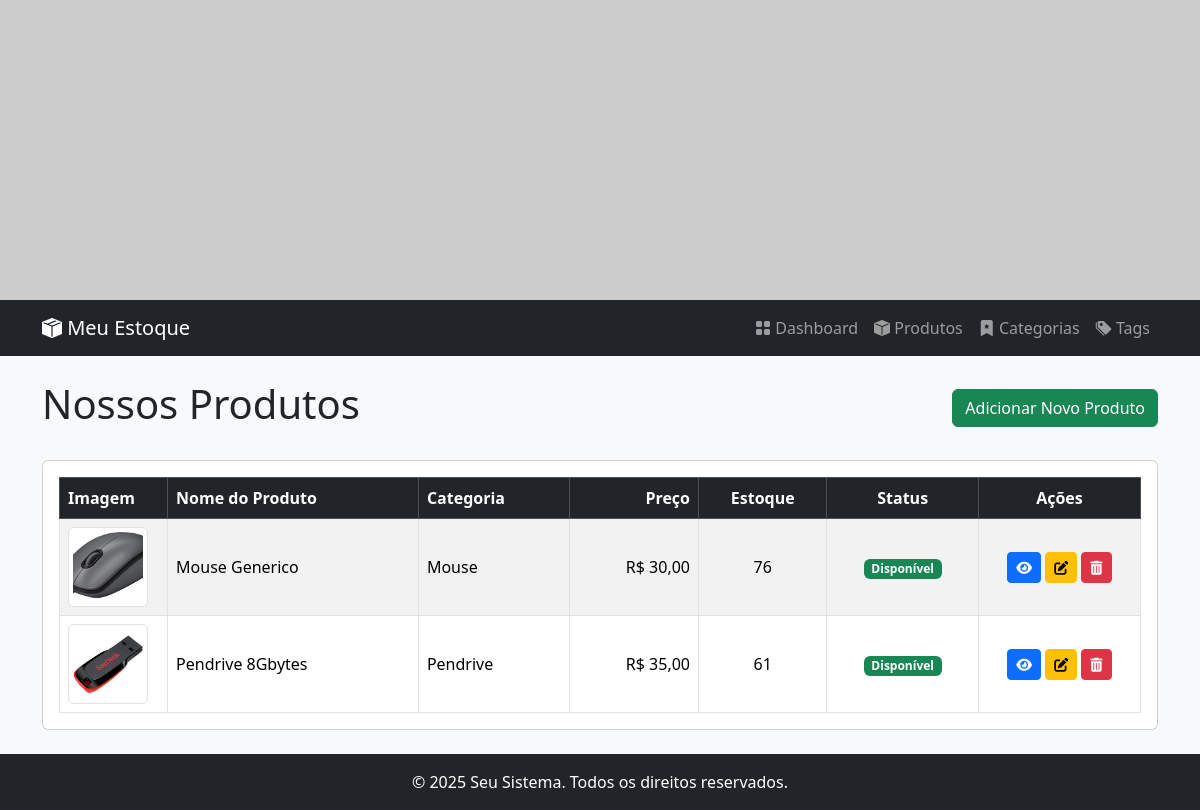
The page /estoque/produtos/listar/ on the database as committed earlier.
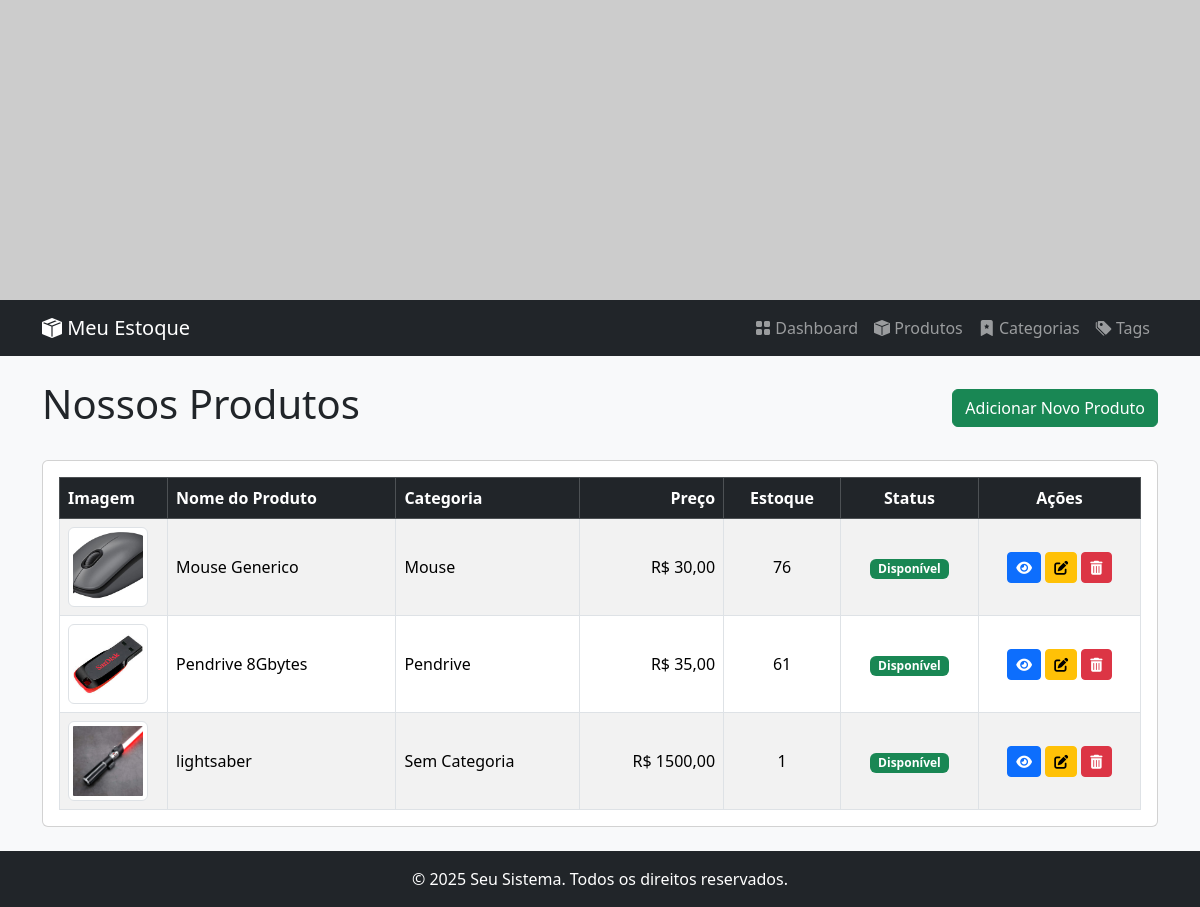
The same page on the database as committed later.
### estoque/models.py (models this page shows, shortened)
class Produto(models.Model):
    nome = models.CharField(
        max_length=100,
        verbose_name="Nome do produto",
        help_text="Nome do produto"
        )
    descricao = models.TextField(
        verbose_name="Descrição",
        help_text="Descrição detalhada do produto",
        default="N/A"
        )
    preco = models.DecimalField(
        max_digits=10,
        decimal_places=2,
        verbose_name="Preço",
        help_text="Preço de venda do produto",
        default=0.0
    )
    estoque = models.PositiveIntegerField(
        default=0,
        verbose_name="Qt de produtos",
        help_text="Quantidade do produto em estoque"
    )
    disponivel = models.BooleanField(
        default=True,
        verbose_name="Produto Disponivel",
        help_text="Indica se o produto está disponível para venda"
    )
    imagem = models.ImageField(
        upload_to='produtos/',
        blank=True,
        null=True,
        help_text="Imagem de exibição do produto"
    )
    data_criacao = models.DateTimeField(
        verbose_name="Data de criação",
        auto_now_add=True
    )
    data_atualizacao = models.DateTimeField(
        verbose_name="Data de atualização",
        auto_now=True
    )
    categoria = models.ForeignKey(
        Categoria,
        on_delete=models.SET_NULL,
        null=True,  # <-- Permite que o valor no banco de dados seja NULO
        blank=True, # <-- Permite que o campo no admin/formulários fique em branco
        related_name="produtos"
    )
    tag = models.ManyToManyField (
        Protuto_Tag,
        related_name="produto_tags"
    )
    class Meta:
        verbose_name = "Produto"
        verbose_name_plural = "Produtos"
        ordering = ['nome']

class Categoria(models.Model):
    identificacao = models.CharField(max_length=100,
        verbose_name="Identificacao",
        help_text="Informe a identificação da categoria",
        unique=True,
    )
    descricao = models.TextField (
        verbose_name="Descrição",
        help_text="Informe a descrição da categoria",
        default="N/A",
    )
    class Meta:
        verbose_name = "Categoria"
        verbose_name_plural = "Categorias"
    data_criacao = models.DateTimeField(
        verbose_name="Data de criação",
        auto_now_add=True
    )

### estoque/views.py (the view)
# urls.py: path('produtos/listar/', views.ProdutoTabelaListView.as_view(), name='produto_tabela_list'),
class ProdutoTabelaListView(ListView):
    model = Produto
    template_name = 'estoque/produto_tabela_list.html'
    context_object_name = 'produtos'  # Nome da variável a ser usada no template
    ordering = ['nome']  # Opcional: ordena os produtos por nome
    paginate_by = 10 # Opcional: Adiciona paginação

### estoque/templates/estoque/produto_tabela_list.html (shortened to what this page needs)
{% extends 'estoque/base.html' %}
{% block content %}
<div class="d-flex justify-content-between align-items-center mb-4">
    <h1>Nossos Produtos</h1>
    <a href="{% url 'estoque:produto_create' %}" class="btn btn-success">Adicionar Novo Produto</a>
</div>
<div class="card">
    <div class="card-body">
        <div class="table-responsive">
            <table class="table table-striped table-hover table-bordered mb-0">
                <thead class="table-dark">
                    <tr>
                        <th scope="col" style="width: 10%;">Imagem</th>
                        <th scope="col">Nome do Produto</th>
                        <th scope="col">Categoria</th>
                        <th scope="col" class="text-end">Preço</th>
                        <th scope="col" class="text-center">Estoque</th>
                        <th scope="col" class="text-center">Status</th>
                        <th scope="col" class="text-center" style="width: 15%;">Ações</th>
                    </tr>
                </thead>
                <tbody>
                    {% for produto in page_obj %}
                    <tr class="align-middle">
                        <td>
                            {% if produto.imagem %}
                            <img src="{{ produto.imagem.url }}" alt="{{ produto.nome }}" class="img-thumbnail" style="width: 80px; height: 80px; object-fit: cover;">
                            {% else %}
                            <img src="https://via.placeholder.com/80x80.png?text=N/A" class="img-thumbnail" alt="Sem Imagem">
                            {% endif %}
                        </td>
                        <td>{{ produto.nome }}</td>
                        <td>{{ produto.categoria.identificacao|default:"Sem Categoria" }}</td>
                        <td class="text-end">R$ {{ produto.preco|floatformat:2 }}</td>
                        <td class="text-center">{{ produto.estoque }}</td>
                        <td class="text-center">
                            {% if produto.disponivel %}
                                <span class="badge bg-success">Disponível</span>
                            {% else %}
                                <span class="badge bg-danger">Indisponível</span>
                            {% endif %}
                        </td>
                        <td class="text-center">
                            <a href="{% url 'estoque:produto_detail' produto.pk %}"
                            class="btn btn-primary btn-sm" title="Detalhes">
                                <i class="fas fa-eye"></i> </a>
                            <a href="{% url 'estoque:produto_update' produto.pk %}"
                            class="btn btn-warning btn-sm" title="Editar">
                                <i class="fas fa-edit"></i>
                            </a>
                            <a href="{% url 'estoque:produto_delete' produto.pk %}"
                            class="btn btn-danger btn-sm" title="Deletar">
                                <i class="fas fa-trash-alt"></i>
                            </a>
                        </td>
                    </tr>
                    {% empty %}
                    <tr>
                        <td colspan="7" class="text-center">Nenhum produto cadastrado ainda.</td>
                    </tr>
                    {% endfor %}
                </tbody>
            </table>
        </div>
    </div>
</div>
{% endblock %}

### estoque/templates/estoque/base.html (shortened to what this page needs)
<!DOCTYPE html>
<html lang="pt-br">
<head>
    <link href="https://cdn.jsdelivr.net/npm/bootstrap@5.3.3/dist/css/bootstrap.min.css"
        rel="stylesheet">
    <link rel="stylesheet" href="https://cdnjs.cloudflare.com/ajax/libs/font-awesome/6.5.2/css/all.min.css"
 />
    <link rel="stylesheet" href="https://cdn.jsdelivr.net/npm/bootstrap-icons@1.11.3/font/bootstrap-icons.min.css">
</head>
<body>
    <header>
        <img src="https://placehold.co/1920x300?text=Loja%20de%20Eletronicos&font=roboto" alt="Imagem de topo do sistema" class="full-width-header-image">
    </header>
    <nav class="navbar navbar-expand-lg navbar-dark bg-dark sticky-top">
        <div class="container">
            <a class="navbar-brand" href="#">
                <i class="bi bi-box-seam-fill"></i> Meu Estoque
            </a>
            <div class="collapse navbar-collapse" id="navbarNav">
                <ul class="navbar-nav ms-auto mb-2 mb-lg-0">
                    <li class="nav-item">
                        <a class="nav-link" href="{% url 'estoque:produto_list' %}">
                            <i class="bi bi-grid-fill"></i> Dashboard
                        </a>
                    </li>
                    <li class="nav-item">
                        <a class="nav-link" href="{% url 'estoque:produto_tabela_list' %}">
                            <i class="bi bi-box-fill"></i> Produtos
                        </a>
                    </li>
                    <li class="nav-item">
                        <a class="nav-link" href="{% url 'estoque:categoria_list' %}">
                            <i class="bi bi-bookmark-star-fill"></i> Categorias
                        </a>
                    </li>
                    <li class="nav-item">
                        <a class="nav-link" href="#">
                            <i class="bi bi-tags-fill"></i> Tags
                        </a>
                    </li>
                </ul>
            </div>
        </div>
    </nav>
    <main class="container mt-4 mb-4 main-content">
        {% block content %}{% endblock content %}
    </main>
    <footer class="bg-dark text-white text-center p-3 mt-auto">
        <div class="container">
            <p class="mb-0">&copy; 2025 Seu Sistema. Todos os direitos reservados.</p>
        </div>
    </footer>
</body>
</html>

### estoque/templates/estoque/base.html (style rules this page uses)
.full-width-header-image { width: 100%; height: 300px; object-fit: cover; display: block; }
body { background-color: #f8f9fa; }
.main-content { min-height: calc(100vh - 450px); }

Rows that differ between the two databases and show on the page:
added Produto: imagem (picture), nome "lightsaber", categoria.identificacao "Sem Categoria", preco "1500,00", estoque "1", disponivel "Disponível"
